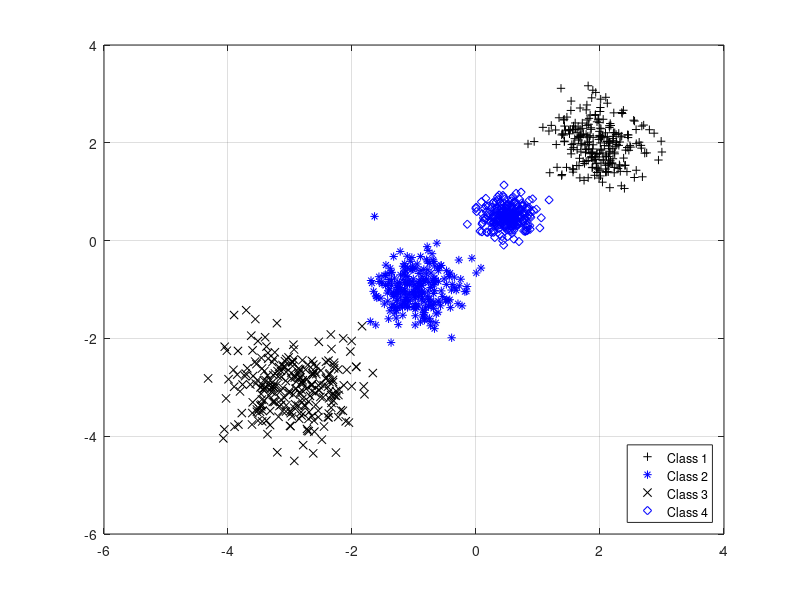

Write MATLAB code to recreate this figure.
close all
clear all

% Produce 4 Classes Of Normal Data
mu = 2;
sigma = 0.4;
p1 = normrnd(mu,sigma,[250 2]);
mu = -1;
sigma =0.35;
p2 = normrnd(mu,sigma,[250 2]);
mu = -3;
sigma = 0.5;
p3 = normrnd(mu,sigma,[250 2]);
mu = 0.5;
sigma =0.2;
p4 = normrnd(mu,sigma,[250 2]);

training_set = zeros(1000,2);
training_set(1:250,:) = p1;
training_set(251:500,:) = p2;
training_set(501:750,:) = p3;
training_set(751:1000,:) = p4;

% plot clusters
figure(1);plot(p1(:,1),p1(:,2),'k+')
hold on
grid on
plot(p2(:,1),p2(:,2),'b*')
plot(p3(:,1),p3(:,2),'kx')
plot(p4(:,1),p4(:,2),'bd')
% labaling For Clustrs
hleg1 = legend('Class 1','Class 2','Class 3','Class 4');
set(hleg1,'Location','southeast')

train_labels = zeros(1000,1);
train_labels(1:250,:) = 1;
train_labels(251:500,:) = 2;
train_labels(501:750,:) = 3;
train_labels(751:1000,:) = 4;


% close all


mu = 2;
sigma = 0.4;
p1 = normrnd(mu,sigma,[250 2]);
mu = -1;
sigma =0.35;
p2 = normrnd(mu,sigma,[250 2]);
mu = -3;
sigma = 0.5;
p3 = normrnd(mu,sigma,[250 2]);
mu = 0.5;
sigma =0.2;
p4 = normrnd(mu,sigma,[250 2]);

test_set = zeros(1000,2);
test_set(1:250,:) = p1;
test_set(251:500,:) = p2;
test_set(501:750,:) = p3;
test_set(751:1000,:) = p4;


test_labels = zeros(1000,1);
test_labels(1:250,:) = 1;
test_labels(251:500,:) = 2;
test_labels(501:750,:) = 3;
test_labels(751:1000,:) = 4;
